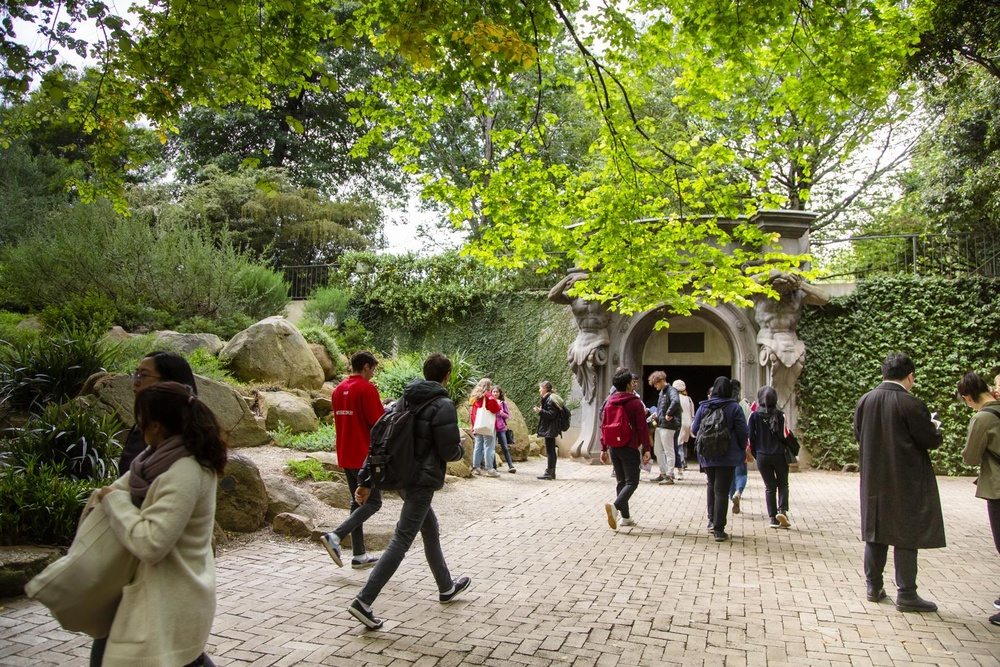
#> input picture a1/COMP90086_asst1_2025_images/OWeek.jpg, 1000 x 667 px, shrunk from 1620 x 1080 before the run, found by its file name
$ jupyter execute COMP90086_asst1_2025.ipynb   (shell and % lines are left out)
#> lines starting #> are read from the running program, lines starting #| are printed output that depends on the picture
### The University of Melbourne, School of Computing and Information Systems
# COMP90086 Computer Vision, 2025 Semester 2

## Assignment 1

**Student Name:**    `YU LUO`

**Student ID:**     `1528667`

This iPython notebook is a template which you should use for your Assignment 1 submission. This file should be submitted at the **Assignment 1: Code** link on the LMS, along with any images needed to run your code.

In addition to this file, you should submit a written report explaining your results at the **Assignment 1: Report** link on the LMS. Please see the assignment specification for details on what must be included in the report for each question.

*Adding proper comments to your code is MANDATORY.*

[cell 1]
import numpy as np
import matplotlib.pyplot as plt

# Draw wireframe cube from (x,y) points
def draw_cube(pts):

    # plot points
    plt.figure()
    plt.plot(pts[:, 0], pts[:, 1], 'k.')

    # define edges
    edges = np.array([
        [0, 1], [2, 3], [0, 2], [1, 3],
        [4, 5], [6, 7], [4, 6], [5, 7],
        [0, 4], [1, 5], [2, 6], [3, 7]
    ])

    # plot edges
    for edge in edges:
        plt.plot(pts[edge, 0], pts[edge, 1], 'k-')  # plot lines between connected edges

    # crop to sensor area (24 x 36 mm)
    plt.axis('equal')
    plt.xlim([-18, 18])
    plt.ylim([-12, 12])
    plt.show()
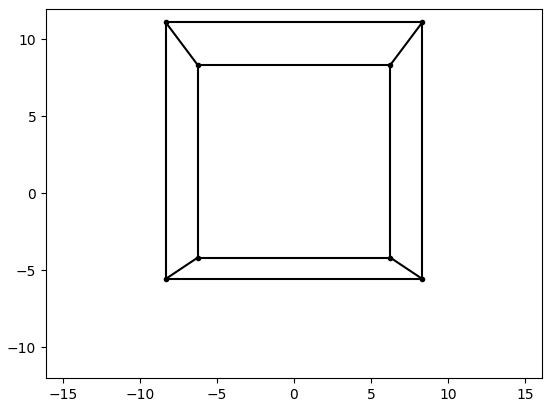
#> figure drawn by matplotlib, 1 panel

### 1. Mapping between world and image coordinates

[cell 2]
# corners of the cube in the image
xy_image = np.array([[-8.333333, -5.555556],
                     [8.333333, -5.555556],
                     [-8.333333, 11.11111],
                     [8.333333, 11.11111],
                     [-6.25, -4.166667],
                     [6.25, -4.166667],
                     [-6.25, 8.333333],
                     [6.25, 8.333333]])

# draw the cube
draw_cube(xy_image)

#### 1.1 Compute the world coordinates

[cell 3]
# Camera / scene parameters (mm)
f = 50.0
Z_front = 900.0
s = 300.0
Z_back = Z_front + s

# According to the setup, first 4 are the front face, last 4 are the back face
Z = np.array([Z_front]*4 + [Z_back]*4, dtype=float)

# Vectorised inverse projection: X = x*Z/f, Y = y*Z/f
X = xy_image[:, 0] * Z / f # Recover all the X_World coordinates
Y = xy_image[:, 1] * Z / f # Recover all the Y_World coordinates

# Stack all individual coordinates back to 3D format
coords_world = np.column_stack([X, Y, Z])

# Labels matching the corner order:
corner_labels = [
    "F_BL", "F_BR", "F_TL", "F_TR",
    "B_BL", "B_BR", "B_TL", "B_TR"
]

# Print out all corners coordinates in a table
print(f"{'Corner':<6} | {'X (mm)':>8} {'Y (mm)':>9} {'Z (mm)':>9}")
print("-"*40)
for lbl, (xw, yw, zw) in zip(corner_labels, coords_world):
    print(f"{lbl:<6} | {xw:8.0f} {yw:9.0f} {zw:9.0f}")

#### 1.2 Write code to convert world coordinates to image coordinates and translate the cube in the world

##### 1.2.1 Convert world coordinates

[cell 4]
import numpy as np

# -------------------------------
# Camera / scene parameters (mm)
# -------------------------------
f = 50.0               # focal length (mm)
Z_front = 900.0        # Z of the front face (mm)
side = 300.0           # cube side length (mm)
Z_back  = Z_front + side

# ----------------------------------------------------
# 1) Retrieve the cube in WORLD coordinates from our calculation
# ----------------------------------------------------
# Order: F_BL, F_BR, F_TL, F_TR, B_BL, B_BR, B_TL, B_TR (8x3)
cube_world = coords_world

# ----------------------------------------------------
#    World -> Image (pinhole)
#    Input: Pw (...,3) in mm, camera at origin, looking +Z
#    Output: pi (...,2) image coords (mm)
#    Formula: x = f * X/Z,  y = f * Y/Z
# ----------------------------------------------------
def world_to_image(Pw, f_mm):
    """
    Vectorised pinhole projection from world (mm) to image plane (mm).

    Projects 3D world coordinates (X, Y, Z) onto the 2D image plane (x, y)
    using the pinhole camera model. The camera is assumed to be at the
    origin (0, 0, 0) looking along the positive Z-axis.

    Parameters
    ----------
    Pw : ndarray (..., 3)
        World coordinates [X, Y, Z] in millimetres.
        Can be a single point (3,) or multiple points (N, 3), etc.
    f_mm : float
        Focal length of the camera in millimetres.

    Returns
    -------
    pi : ndarray (..., 2)
        Image coordinates [x, y] in millimetres.
        The shape matches the input Pw, but with the last dimension
        reduced from 3 to 2.
    """
    # Extract X, Y, and Z coordinates from the input array
    X = Pw[..., 0]
    Y = Pw[..., 1]
    Z = Pw[..., 2]


    # Prevent division by zero or projection of points behind the camera (Z <= 0)

    # Solution: Replacing Z values less than or equal to a small epsilon with epsilon
    # if it is at the camera (Z=0) or even behind the camera (Z<0)
    # to avoid errors and push points very far away
    eps = 1e-9
    Z_safe = np.maximum(Z, eps) # In our setup, it will always choose the normal Z as it is positive

    # Apply the pinhole projection formula: x = f * X / Z and y = f * Y / Z
    x = f_mm * X / Z_safe
    y = f_mm * Y / Z_safe

    # Stack the resulting x and y coordinates to form the 2D image points
    return np.stack([x, y], axis=-1)

[cell 5]
# Convert to image plane using our calcualted world coordinates
xy_image_new = world_to_image(cube_world, f)

print(f"{'Corner':<6} | {'x (mm)':>10} {'y (mm)':>10}")
print("-"*40)
for lbl, (xw, yw) in zip(corner_labels, xy_image_new):
    print(f"{lbl:<6} | {xw:10.6f} {yw:10.6f}")

[cell 6]
draw_cube(xy_image_new) # Shows the cube using the converted coordinates to see if it matches original

##### 1.2.2 Translate the cube in the world

[cell 7]
def translate_world(Pw, t):
    """
    Translate world coordinates by a 3D vector t (mm).

    Adds a constant translation vector `t` to each 3D point in `Pw`.

    Parameters
    ----------
    Pw : ndarray (N, 3)
        World coordinates. Can be a single point or multiple points.
    t  : array-like (3,)
        Translation vector [dX, dY, dZ] in mm.

    Returns
    -------
    Pw_translated : ndarray (N, 3)
        Translated world coordinates.
    """
    # Ensure the translation vector is a numpy array and has the correct shape
    t = np.asarray(t, dtype=float).reshape(1, 3)
    # Add the translation vector to the world coordinates
    return Pw + t

##### 1.2.3 Verify the translation

[cell 8]
# New helper function to display cube in the image plane on specific plt axes
def draw_cube_subplot(ax, pts):
    """
    Draw a wireframe cube on a specific matplotlib Axes object.

    Parameters
    ----------
    ax : matplotlib.axes.Axes
        The axes to draw the cube on.
    pts : ndarray (8, 2)
        The 2D image coordinates of the cube's vertices.
    """
    # plot points
    ax.plot(pts[:, 0], pts[:, 1], 'k.')

    # define edges
    edges = np.array([
        [0, 1], [2, 3], [0, 2], [1, 3],
        [4, 5], [6, 7], [4, 6], [5, 7],
        [0, 4], [1, 5], [2, 6], [3, 7]
    ])

    # plot edges
    for edge in edges:
        ax.plot(pts[edge, 0], pts[edge, 1], 'k-')

    # crop to sensor area (24 x 36 mm)
    ax.set_aspect('equal', adjustable='box')
    ax.set_xlim([-18, 18])
    ax.set_ylim([-12, 12])
    ax.set_xlabel('x (mm)')
    ax.set_ylabel('y (mm)')


def project_and_draw_cube(ax, Pw, f, title):
    """
    Projects world coordinates to image coordinates and draws the cube on a subplot.
    """
    image_coords = world_to_image(Pw, f)
    draw_cube_subplot(ax, image_coords)
    ax.set_title(title)


# Set up a figure with multiple subplots to show all transformations at once.
fig, axes = plt.subplots(2, 3, figsize=(15, 10))
axes = axes.flatten()

# (a) No translation (baseline)
project_and_draw_cube(axes[0], cube_world, f, "Baseline (No Translation)")

# (b) Move RIGHT by +100 mm in world (X direction) -> image x should shift right
Pw_right = translate_world(cube_world, t=[+100.0, 0.0, 0.0])
project_and_draw_cube(axes[1], Pw_right, f, "Translate +X (right) by 100 mm")

# (c) Move UP by +100 mm in world (Y direction) -> image y should shift up
Pw_up = translate_world(cube_world, t=[0.0, +100.0, 0.0])
project_and_draw_cube(axes[2], Pw_up, f, "Translate +Y (up) by 100 mm")

# (d) Move CLOSER by -100 mm in world (Z direction) -> image should get larger
Pw_closer = translate_world(cube_world, t=[0.0, 0.0, -100.0])
project_and_draw_cube(axes[3], Pw_closer, f, "Translate -Z (closer) by 100 mm")

# (e) Move FARTHER by +200 mm in world (Z direction) -> image should get smaller
Pw_farther = translate_world(cube_world, t=[0.0, 0.0, +200.0])
project_and_draw_cube(axes[4], Pw_farther, f, "Translate +Z (farther) by 200 mm")

# (f) A combined translation (left, down, closer)
Pw_combo = translate_world(cube_world, t=[-80.0, -60.0, -150.0])
project_and_draw_cube(axes[5], Pw_combo, f, "Translate -X,-Y,-Z (left/down/closer)")

plt.tight_layout()
plt.show()
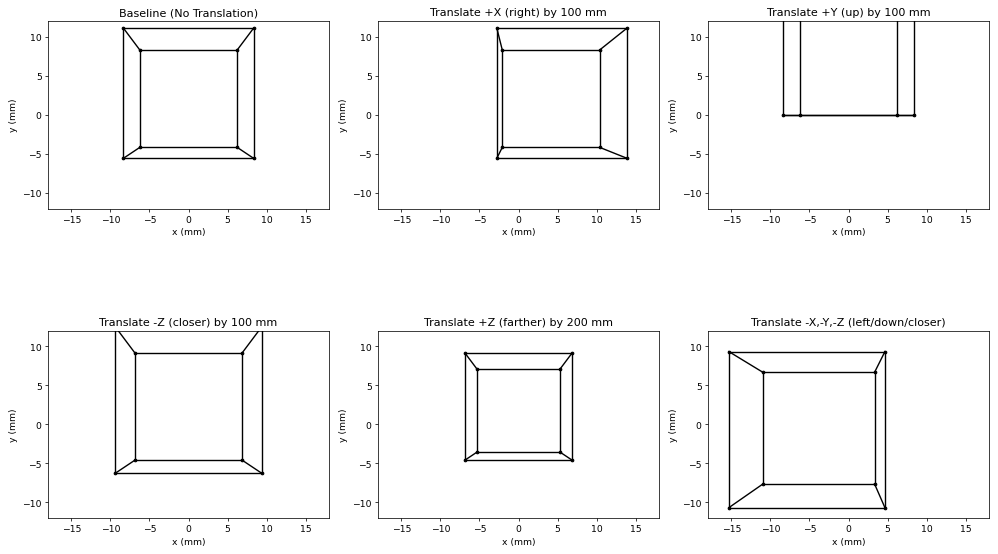
#> figure drawn by matplotlib, 6 panels

### 2. Depth of field simulation

[cell 9]
# Example image
img = 'OWeek.jpg'
z_world = 'OWeek-depth.png' # Z_world in mm
f = 28 # focal length in mm

# Example image
img = 'OldQuad.jpg'
z_world = 'OldQuad-depth.png' # Z_world in mm
f = 24 # focal length in mm

# sensor width/height in mm
h_sensor = 24
w_sensor = 36

[cell 10]
import numpy as np
import matplotlib.pyplot as plt
import cv2 # You will need to install this library: pip install opencv-python

def simulate_depth_of_field(img_path, depth_map_path, f, h_sensor, w_sensor, focal_plane_z, blur_strength=15):
    """
    Simulates a low depth of field effect based on a depth map.

    Parameters
    ----------
    img_path : str
        Path to the original image file.
    depth_map_path : str
        Path to the depth map image file. The values are Z_world in mm.
    f : float
        Focal length of the camera in mm.
    h_sensor : float
        Height of the camera sensor in mm.
    w_sensor : float
        Width of the camera sensor in mm.
    focal_plane_z : float
        The Z-distance (in mm) of the focal plane, i.e., the distance of the
        objects that will be in sharp focus.
    blur_strength : int, optional
        The strength of the Gaussian blur. A higher value means more blur.

    Returns
    -------
    ndarray
        The resulting image with simulated depth of field.
    """
#> called with img_path = 'OWeek.jpg', depth_map_path = 'OWeek-depth.png', f = 28, h_sensor = 24, w_sensor = 36, focal_plane_z = 15000, blur_strength = 15
    # 1. Load the images
    img = cv2.imread(img_path)
#> img is the input picture: shape (667, 1000, 3); mean B, G, R 81.8, 122.4, 120.8
    img = cv2.cvtColor(img, cv2.COLOR_BGR2RGB) # Translate the BGR channel to RGB

    # The depth map is provided with Z_world values in mm
    z_world_map = cv2.imread(depth_map_path, cv2.IMREAD_UNCHANGED)
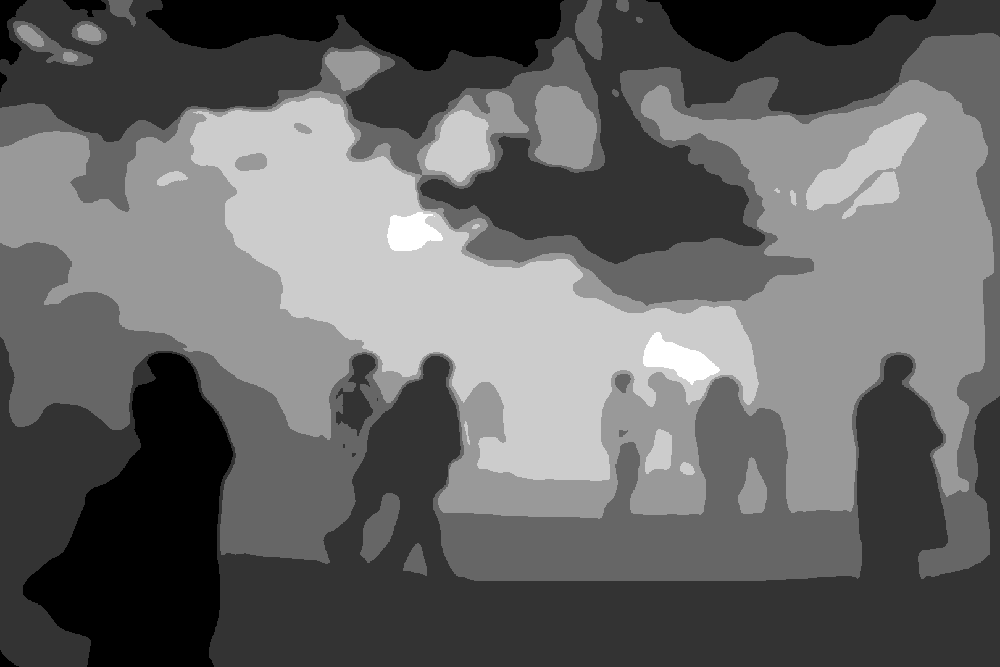
#> input picture a1/COMP90086_asst1_2025_images/OWeek-depth.png, 1000 x 667 px, shrunk from 1620 x 1080 before the run, found by its file name
#> z_world_map is the input picture: shape (667, 1000) uint16; min 359, max 1585, mean 893.4

    if z_world_map.dtype == np.uint8:
        # Assuming the depth map is grayscale and normalized to 0-255
        # The assignment says the values are Z_world in mm, so we'll assume a
        # different loading method might be needed or a conversion based on min/max
        # depth values. For now, let's assume it's loaded as is.
        print("Warning: Depth map is 8-bit. Assuming a proper conversion is handled outside this function.")
        # For demonstration purposes, let's scale it if necessary.
        # This part may need to be adjusted based on how the png stores depth values.

    H, W = z_world_map.shape[:2]
#> H = 667; W = 1000

    # 2. Compute a simple focal mask based on Z_world
    # You can choose a tolerance for what is considered "in focus"
    tolerance = 50 # 50 mm around the focal plane
    in_focus_mask = np.abs(z_world_map - focal_plane_z) < tolerance
#> in_focus_mask: shape (667, 1000) bool; every value is 0

    # 3. Apply a Gaussian blur to the entire image
    # The kernel size should be an odd number
    ksize = (blur_strength, blur_strength)
    blurred_img = cv2.GaussianBlur(img, ksize, 0)
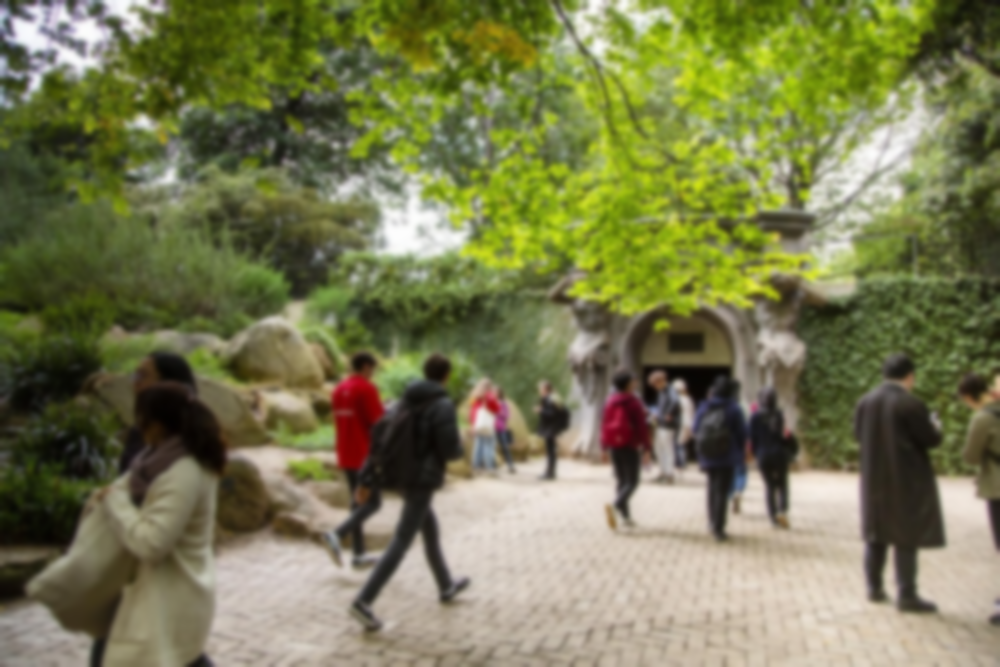
#> blurred_img: shape (667, 1000, 3); mean R, G, B 120.8, 122.4, 81.8

    # 4. Replace in-focus pixels with the original, unblurred values
    result_img = np.where(np.stack([in_focus_mask] * 3, axis=-1), img, blurred_img)

    return result_img

[cell 11]
# Example usage for the provided images in the notebook template
# The specific image files are not provided, so these are placeholders.
# Use your provided images for these paths.

# Example 1: OWeek image
img_oweek = 'OWeek.jpg'
z_world_oweek = 'OWeek-depth.png'
f_oweek = 28.0
h_sensor = 24.0
w_sensor = 36.0
focal_plane_oweek = 15000.0 # Example focal distance in mm

result_oweek = simulate_depth_of_field(img_oweek, z_world_oweek, f_oweek, h_sensor, w_sensor, focal_plane_oweek)
plt.figure(figsize=(10, 8))
plt.imshow(result_oweek)
plt.title("Simulated Depth of Field - OWeek")
plt.show()

# Example 2: OldQuad image
img_oldquad = 'OldQuad.jpg'
z_world_oldquad = 'OldQuad-depth.png'
f_oldquad = 24.0
h_sensor = 24.0
w_sensor = 36.0
focal_plane_oldquad = 20000.0 # Example focal distance in mm

result_oldquad = simulate_depth_of_field(img_oldquad, z_world_oldquad, f_oldquad, h_sensor, w_sensor, focal_plane_oldquad)
#> call 2 of simulate_depth_of_field, with img_path = 'OldQuad.jpg', depth_map_path = 'OldQuad-depth.png', f = 24, h_sensor = 24, w_sensor = 36, focal_plane_z = 20000, blur_strength = 15
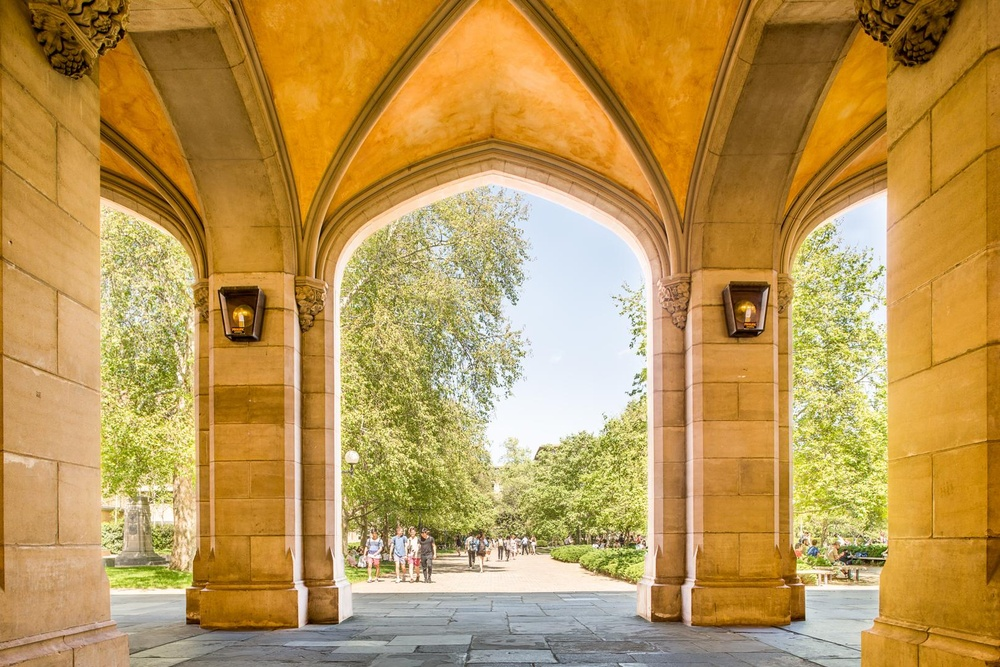
#> input picture a1/COMP90086_asst1_2025_images/OldQuad.jpg, 1000 x 667 px, shrunk from 1620 x 1080 before the run, found by its file name
#> in simulate_depth_of_field, img is the input picture: shape (667, 1000, 3); mean B, G, R 83, 149.9, 186.9
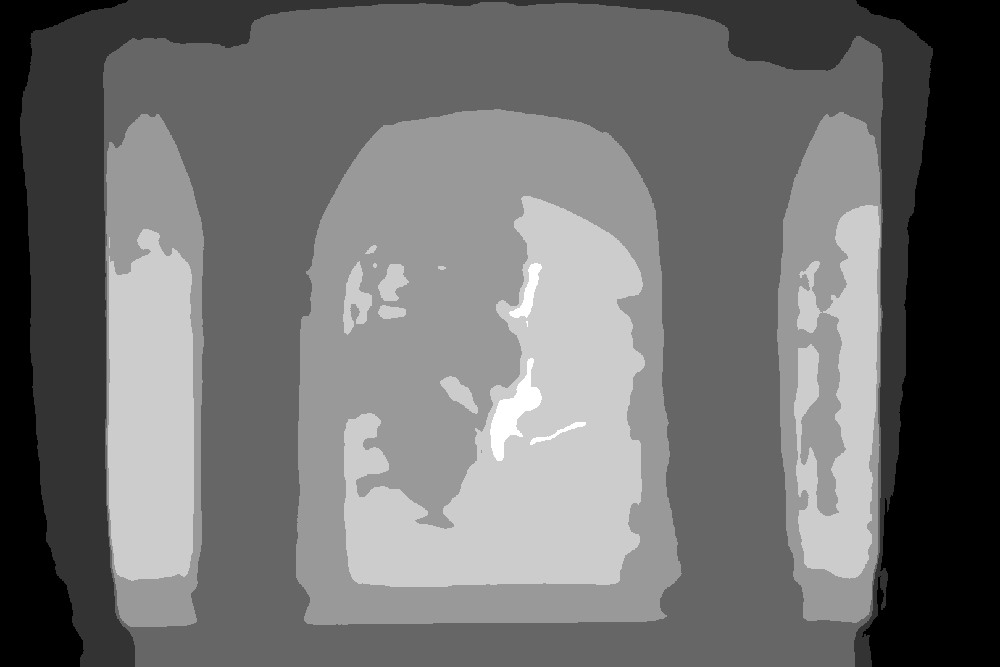
#> input picture a1/COMP90086_asst1_2025_images/OldQuad-depth.png, 1000 x 667 px, shrunk from 1620 x 1080 before the run, found by its file name
#> in simulate_depth_of_field, z_world_map is the input picture: shape (667, 1000) uint16; min 396, max 1594, mean 951.9
#> in simulate_depth_of_field (call 2), `blurred_img = cv2.GaussianBlur(img, ksize, 0)`:
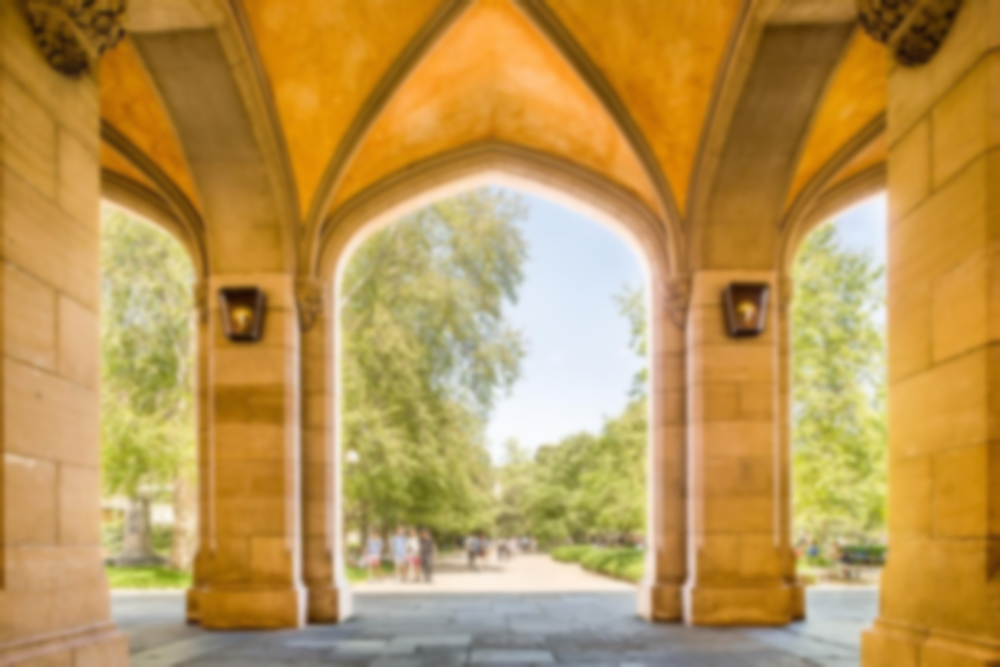
#> blurred_img: shape (667, 1000, 3); mean R, G, B 186.9, 149.9, 83
